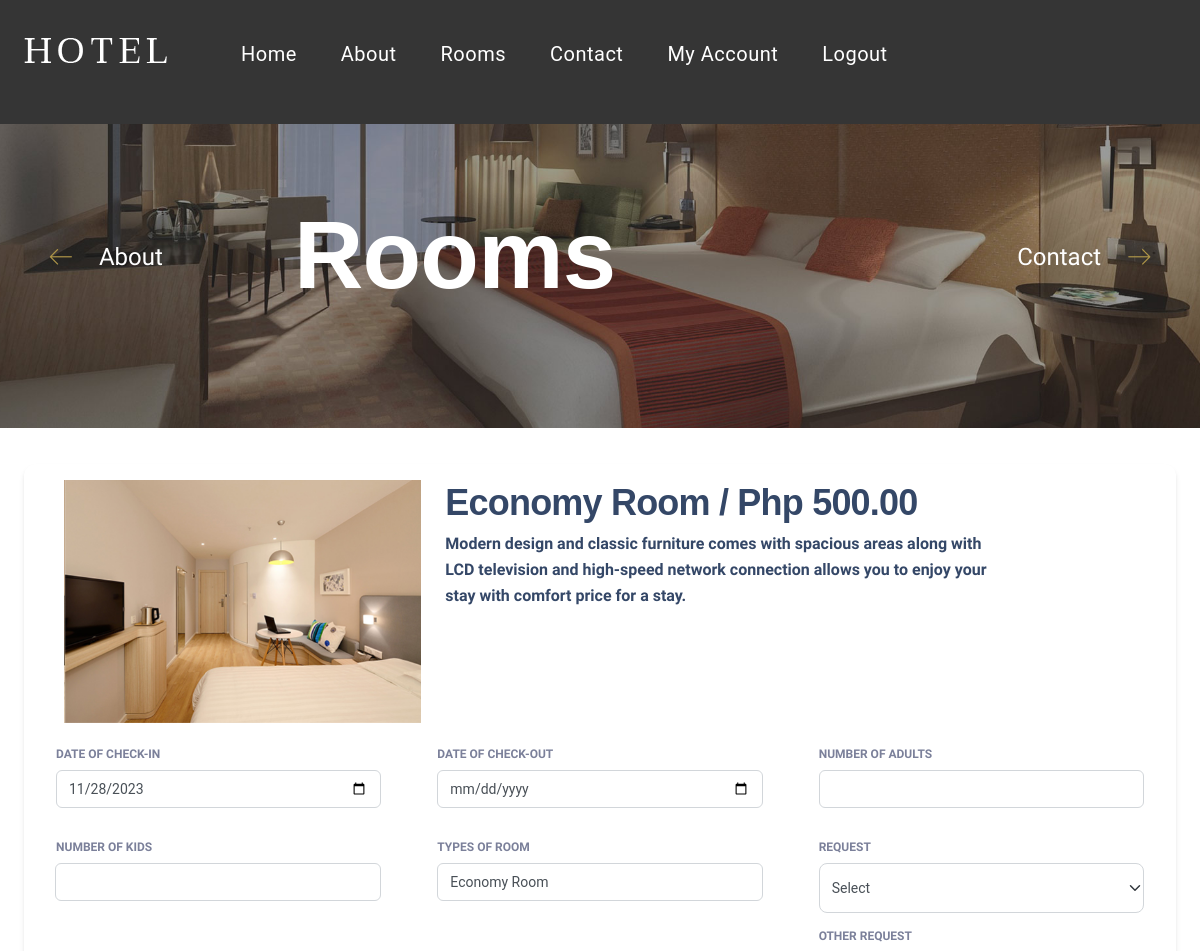
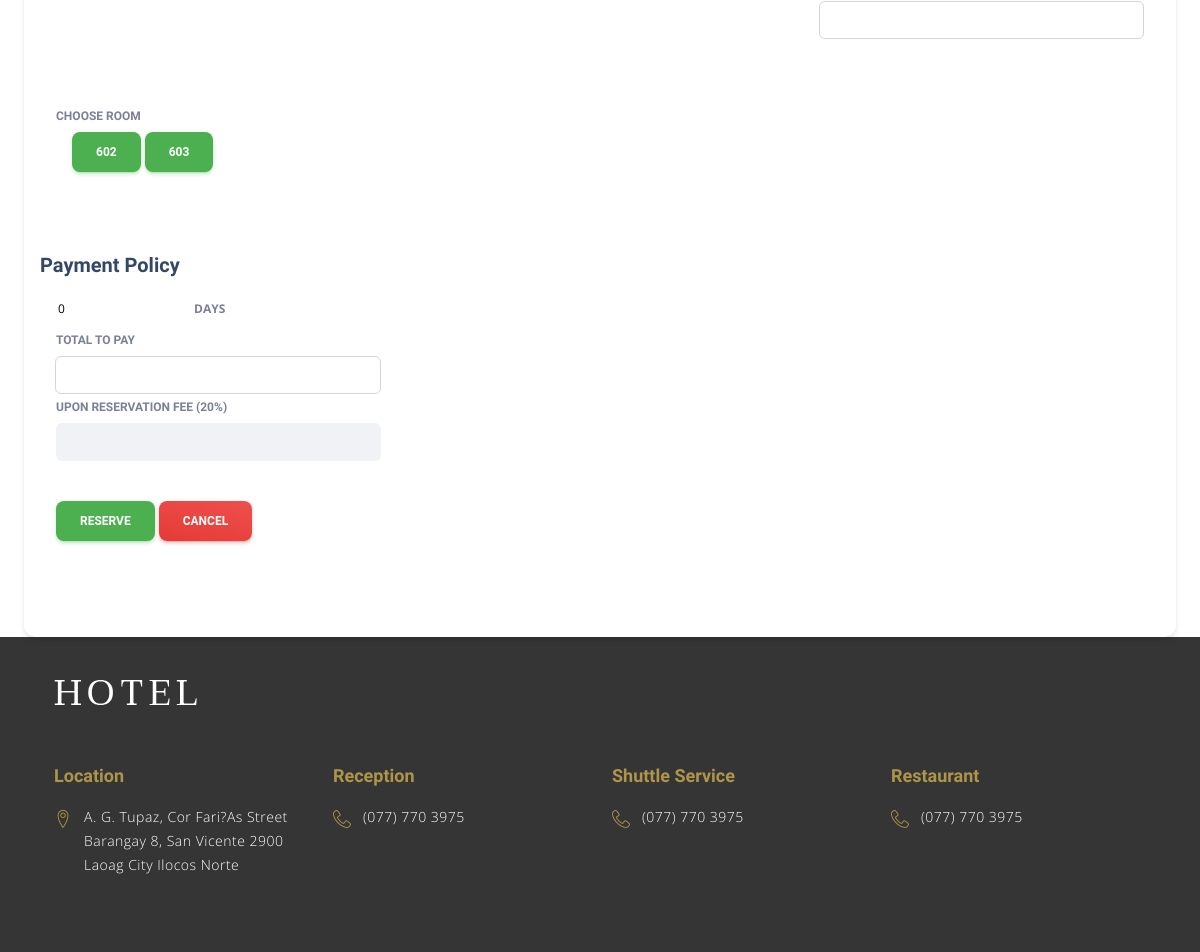
The app's page /HOTEL/pages/economyrm.php with its own data (2 pictures, top to bottom).
### tables this page shows
CREATE TABLE `rooms` (
  `ID` int(11) NOT NULL,
  `room_number` int(11) NOT NULL,
  `room_type` text NOT NULL,
  `price` float NOT NULL,
  `information` text NOT NULL,
  `pillow` int(11) NOT NULL,
  `rug` int(11) NOT NULL,
  `bedsheet` int(11) NOT NULL,
  `towel` int(11) NOT NULL,
  `electricfan` int(11) NOT NULL,
  `bed` text NOT NULL,
  `status` text NOT NULL,
  `images` varchar(100) NOT NULL
);

CREATE TABLE `reservation_fee` (
  `ID` int(11) NOT NULL,
  `fee` int(11) NOT NULL
);

### HOTEL/pages/economyrm.php (the view, shortened to what this page needs)
<?php
include_once("config.php");
 $rs=mysqli_query($mysqli,"select * from rooms where room_type='Economy Room'");
$rss=mysqli_query($mysqli,"select * from reservation_fee");
if($result=mysqli_fetch_array($rss)){
    $fee        = $result['fee'];
  }
?>
<?php
include_once("database/dbreserve.php");
?>
<!DOCTYPE html>
<html lang="zxx">
<head>
    <link rel="stylesheet" href="css/bootstrap.min.css" type="text/css">
    <link rel="stylesheet" href="css/font-awesome.min.css" type="text/css">
    <link rel="stylesheet" href="css/flaticon.css" type="text/css">
    <link rel="stylesheet" href="css/linearicons.css" type="text/css">
    <link rel="stylesheet" href="css/owl.carousel.min.css" type="text/css">
    <link rel="stylesheet" href="css/jquery-ui.min.css" type="text/css">
    <link rel="stylesheet" href="css/nice-select.css" type="text/css">
    <link rel="stylesheet" href="css/magnific-popup.css" type="text/css">
    <link rel="stylesheet" href="css/slicknav.min.css" type="text/css">
    <link rel="stylesheet" href="css/style.css" type="text/css">
  <link id="pagestyle" href="../assets/css/material-dashboard.css?v=3.0.0" rel="stylesheet" />
</head>
<body onload="onload();">
    <header class="header-section">
        <div class="container-fluid">
            <div class="inner-header">
                <div class="logo">
                    <a href="./homepages.php"><img src="img/logo.png" alt=""></a>
                </div>
                    <div class="container" align="">
                    <div class="row">
                        <div class="col-xl-12">
                            <nav class="main-menu mobile-menu" >
                               <?php include_once("menuhome.php");?>
                            </nav>
                        </div>
                    </div>
                </div>
            </div>
        </div>
    </header>
    <section class="hero-section set-bg" data-setbg="img/video-bg.jpg">
        <div class="hero-text">
            <div class="container">
                <div class="row">
                    <div class="col-lg-12">
                        <h1>Rooms</h1>
                    </div>
                </div>
                <div class="page-nav">
                    <a href="./about-us.php" class="left-nav"><i class="lnr lnr-arrow-left"></i> About</a>
                    <a href="./contact.php" class="right-nav">Contact <i class="lnr lnr-arrow-right"></i></a>
                </div>
            </div>
        </div>
    </section>
    <section class="room-section spad">
        <div class="card card-body mx-3 mx-md-4 mt-n6">
        <form method="post"  action="economyrm.php">
             <div class="row gx-4 mb-2">
          <div class="col-auto">
          </div>
        <div class="col-lg-4 " >
                      <?php
            $dd = mysqli_query($mysqli,"SELECT * from rooms where room_type='Economy Room'");
             if ( $rses=mysqli_fetch_array($dd)) {
               $image = $rses['images'];
                $image_src = "picture/".$image;
                       echo "  <div class='room-pic-slider owl-carousel'>";
                          echo "   <div class='single-room-pic'>";
                           echo "      <img src='$image_src' alt=''>";
                          echo "   </div>";
                    } ?>
                        </div>
                    </div>
          <div class="col-lg-6">
            <?php
            $result = mysqli_query($mysqli,"SELECT room_type FROM rooms where room_type='Economy Room'");
            $pric   = mysqli_query($mysqli,"SELECT price FROM rooms where room_type='Economy Room'");
            $info   = mysqli_query($mysqli,"SELECT information FROM rooms where room_type='Economy Room'");
            if($rowsi = mysqli_fetch_array($info)) {
                if($row = mysqli_fetch_array($pric)) {
              if($rows = mysqli_fetch_array($result)) {
                if ( $res=mysqli_fetch_array($rs)) {
            ?>
            <div class="h-100">
              <h2 class="mb-1">
                <?php } ?><?php echo $rows['room_type']  ?>  <?php } ?> / Php <?php echo number_format(round($row['price'],2),2,'.', '')?>
              </h2>
               <h6 class="mb-1">
               <?php } ?><?php echo $rowsi['information']  ?><br><br>
              </h6>
            </div>
            <?php } ?>
          </div>
        </div>
               <div class="row">
                <div class="col-12 col-xl-4">
              <div class="card card-plain h-100">
                <div class="card-body p-3">
                  <h6 class="text-uppercase text-body text-xs font-weight-bolder" >Date of check-in</h6>
                 <div class="input-group input-group-outline" >
               <input type="date" class="form-control" name="checkin" id="dd1" onchange="kk();"   min="<?php echo date("Y-m-d"); ?>" value="<?php echo date("Y-m-d"); ?>" required/>
            </div>
                </div>
              </div>
            </div> <div class="col-12 col-xl-4">
              <div class="card card-plain h-100">
                <div class="card-body p-3">
                  <h6 class="text-uppercase text-body text-xs font-weight-bolder">Date of check-out</h6>
                 <div class="input-group input-group-outline">
               <input type="date" class="form-control" name="checkout" id="dd2"  min="<?php echo date("Y-m-d"); ?>" onchange="kk();" required/>
            </div>
                </div>
              </div>
            </div>
    <div class="col-12 col-xl-4">
              <div class="card card-plain h-100">
                <div class="card-body p-3">
                  <h6 class="text-uppercase text-body text-xs font-weight-bolder">Number of Adults</h6>
                 <div class="input-group input-group-outline">
              <input type="Number" class="form-control" name="adults" min="1"  id="timer02_min"  max="5" required/>
            </div>
                </div>
              </div>
            </div>
            <div class="col-12 col-xl-4">
              <div class="card card-plain h-100">
                <div class="card-body p-3">
                  <h6 class="text-uppercase text-body text-xs font-weight-bolder">Number of Kids</h6>
                 <div class="input-group input-group-outline">
              <label class="form-label"></label>
               <input type="Number" class="form-control" name="kids" min="1"  id="kido"  max="5" />
            </div>
                </div>
              </div>
            </div>
 <div class="col-12 col-xl-4">
              <div class="card card-plain h-100">
                <div class="card-body p-3">
                  <h6 class="text-uppercase text-body text-xs font-weight-bolder">Types of room</h6>
                 <div class="input-group input-group-outline">
              <input type="text" class="form-control" value="Economy Room" name="typerm" readonly="">
            </div>
                </div>
              </div>
            </div>
            <div class="col-12 col-xl-4">
              <div class="card card-plain h-100">
                <div class="card-body p-3">
                  <h6 class="text-uppercase text-body text-xs font-weight-bolder">Request</h6>
                 <div class="input-group input-group-outline">
               <select class="form-select form-select-lg mb-3" name="reqs"id="req" aria-label=".form-select-lg example">
                  <option selected>Select</option>
                </select>
            </div>
             <h6 class="text-uppercase text-body text-xs font-weight-bolder">Other Request</h6>
                <div class="input-group input-group-outline">
              <input type="text" class="form-control" name="othreq">
            </div>
                </div>
              </div>
            </div>
 <input type="text" class="form-control" name="s" id="ikwalsd">
            <div class="col-12 col-xl-4">
              <div class="card card-plain h-100"style="padding-right: 30%;">
                <div class="card-body p-3 " >
                   <h6 class="text-uppercase text-body text-xs font-weight-bolder" >Choose Room</h6>
                <div class="mb-5 ps-3" >
                   <?php
                        while ( $res=mysqli_fetch_array($rs)) {
                                $type=$res['status'];
                                if (strcmp($type,"available")==0) {
                                    echo " <input type='button' class='btn btn-success' name='rm' id='lolz' value='".$res['room_number']."'></input>";
                                }else{
                                    echo "<a title='Occupied'> <input type='button'  type='button' class='btn btn-danger' value='".$res['room_number']."' disabled ></a>   ";
                                }
                    }
                   ?>
              </div>
            </div>
                </div>
              </div>
 <div class="col-12 col-xl-4">
              <div class="card card-plain h-100">
              </div>
            </div>
                  <div class="col-12 col-xl-4">
              <div class="card card-plain h-100"style="padding-right: 10%;">
                <div class="card-body p-3 " >
            </div>
                </div>
              </div>
          <div class="col-auto my-auto">
            <div class="h-100">
              <h5 class="mb-1">
               Payment Policy
              </h5>
            </div>
          </div>
                  <div class="col-12 col-xl-4">
              <div class="card card-plain h-100"style="padding-right: 10%;">
                <div class="card-body p-3 " >
            </div>
                </div>
              </div>
                  <div class="col-12 col-xl-4">
              <div class="card card-plain h-100"style="padding-right: 10%;">
                <div class="card-body p-3 " >
            </div>
                </div>
              </div>
               <div class="col-12 col-xl-4">
              <div class="card card-plain h-100">
                <div class="card-body p-3">
 <p class="text-uppercase text-body text-xs font-weight-bolder">
  <input type="text" style="outline: none; border-top-style: hidden;border-right-style: hidden;border-left-style: hidden;border-bottom-style: hidden;" name="indys"  id="vald" value = "0"readonly/>days</p>
  <h6 class="text-uppercase text-body text-xs font-weight-bolder">Total to Pay</h6>
                 <div class="input-group input-group-outline">
              <input type="number" class="form-control" name="pay" id="payer"  readonly/>
            </div>
            <div style="padding-bottom: 2% "></div>
              <h6 class="text-uppercase text-body text-xs font-weight-bolder">Upon Reservation Fee (<?php echo $fee; ?>%)</h6>
                   <input type="number" class="form-control" name="reservefee" id="reservefee"  readonly/>
                </div>
              </div>
            </div>
            <div class="col-12 mt-4" >
              <div class="mb-5 ps-3" >
                <button  class="btn btn-success" type="submit" name="submitinfo"  onclick="myFunction()">Reserve</button>
                <button type="button" class="btn bg-gradient-danger">Cancel</button>
              </div>
            </div>
               </div>
        </div>
    </section>
      <footer class="footer-section">
        <div class="container">
            <div class="row">
                <div class="col-lg-12">
                    <div class="footer-logo">
                        <a href="#"><img src="img/logo.png" alt=""></a>
                    </div>
                </div>
            </div>
            <div class="row pb-50">
                <div class="col-lg-3 col-sm-6">
                    <div class="single-footer-widget">
                        <h5>Location</h5>
                        <div class="widget-text">
                            <i class="lnr lnr-map-marker"></i>
                            <p>A. G. Tupaz, Cor Fari?As Street Barangay 8, San Vicente 2900 Laoag City Ilocos Norte</p>
                        </div>
                    </div>
                </div>
                <div class="col-lg-3 col-sm-6">
                    <div class="single-footer-widget">
                        <h5>Reception</h5>
                        <div class="widget-text">
                            <i class="lnr lnr-phone-handset"></i>
                            <p>(077) 770 3975</p>
                        </div>
                    </div>
                </div>
                <div class="col-lg-3 col-sm-6">
                    <div class="single-footer-widget">
                        <h5>Shuttle Service</h5>
                        <div class="widget-text">
                            <i class="lnr lnr-phone-handset"></i>
                            <p>(077) 770 3975</p>
                        </div>
                    </div>
                </div>
                <div class="col-lg-3 col-sm-6">
                    <div class="single-footer-widget">
                        <h5>Restaurant</h5>
                        <div class="widget-text">
                            <i class="lnr lnr-phone-handset"></i>
                            <p>(077) 770 3975</p>
                        </div>
                    </div>
                </div>
            </div>
        </div>
    </footer>
</body>
</html>

### HOTEL/pages/css/style.css (style rules this page uses)
html, body { height: 100%; font-family: "Taviraj", serif; -webkit-font-smoothing: antialiased; font-smoothing: antialiased; background: none; }
h1, h2, h3, h4, h5, h6 { margin: 0; color: #111111; font-weight: 500; font-family: "Taviraj", serif; }
h1 { font-size: 70px; }
h2 { font-size: 36px; }
h5 { font-size: 18px; }
h6 { font-size: 16px; }
p { font-size: 16px; color: #858585; font-family: "Open Sans", sans-serif; font-weight: 400; line-height: 28px; margin: 0 0 15px 0; }
img { max-width: 100%; }
.set-bg { background-repeat: no-repeat; background-size: cover; background-position: top center; }
.spad { padding-top: 100px; padding-bottom: 100px; }
.header-section { background: #353535; padding: 38px 0; position: absolute; left: 0; width: 100%; }
.inner-header .logo { float: left; padding-left: 35px; margin-right: 30px; }
.inner-header .logo a { display: block; }
.inner-header .main-menu { float: left; margin-right: 25px; }
.pb-50 { padding-bottom: 50px; }
.footer-section { background: #353535; padding-top: 43px; overflow: hidden; }
.footer-section .footer-logo { margin-bottom: 50px; }
.footer-section .footer-logo a { display: block; }
.footer-section .single-footer-widget { margin-bottom: 25px; }
.footer-section .single-footer-widget h5 { font-size: 18px; line-height: 42px; color: #ae9548; }
.footer-section .single-footer-widget .widget-text { position: relative; }
.footer-section .single-footer-widget .widget-text i { position: absolute; left: 0; top: 5px; font-size: 18px; color: #ae9548; }
.footer-section .single-footer-widget .widget-text p { font-size: 14px; line-height: 24px; letter-spacing: 0.5px; color: #ffffff; margin-left: 30px; }
.hero-section { height: 428px; padding-top: 207px; }
.hero-text { position: relative; padding-left: 270px; }
.hero-text h1 { font-size: 96px; color: #ffffff; line-height: 96px; }
.hero-text .page-nav a { display: inline-block; color: #ffffff; font-size: 24px; font-weight: 500; font-family: "Taviraj", serif; position: absolute; left: 49px; top: 30%; }
.hero-text .page-nav a i { color: #ae9548; position: relative; top: 2px; }
.hero-text .page-nav a.left-nav i { margin-right: 20px; }
.hero-text .page-nav a.right-nav { left: auto; right: 49px; }
.hero-text .page-nav a.right-nav i { margin-left: 20px; }
.room-section { padding-bottom: 0; }
@media (min-width: 1200px) { .container { max-width: 1176px; } }
@media only screen and (min-width: 1200px) and (max-width: 1300px) { .inner-header .logo { padding-left: 0; } }

### records on screen
rooms: images (picture)
rooms: rm "602"
rooms: rm "603"
reservation_fee: fee "20"

### other values on screen
$rows['room_type'] "Economy Room"
$row['price'] "500.00"
$rowsi['information'] "Modern design and classic furniture comes with spacious areas along with LCD television and high-speed network connection allows you to enjoy your stay with comfort price for a stay."
